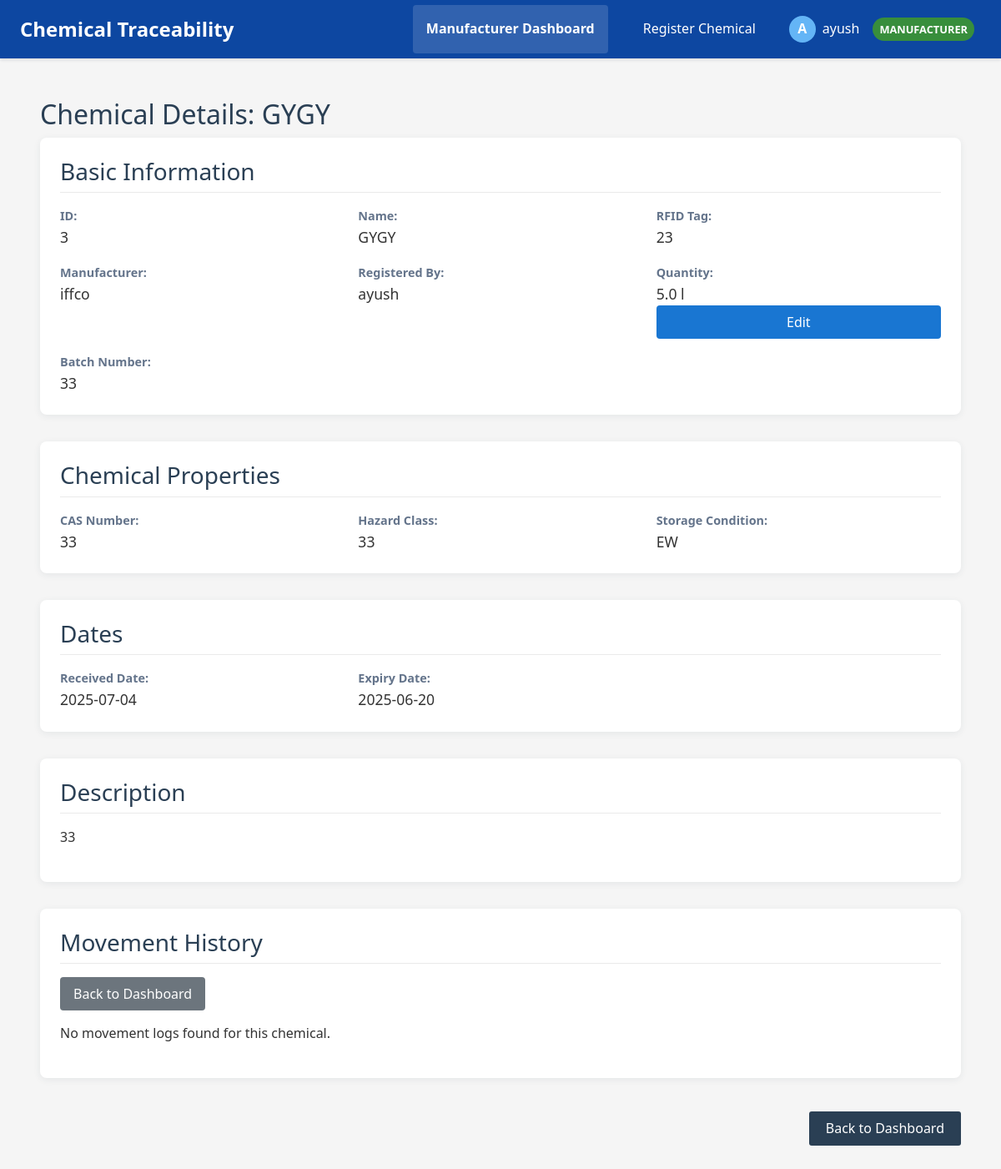
Page /chemical/3 (signed in) on the earlier database version.
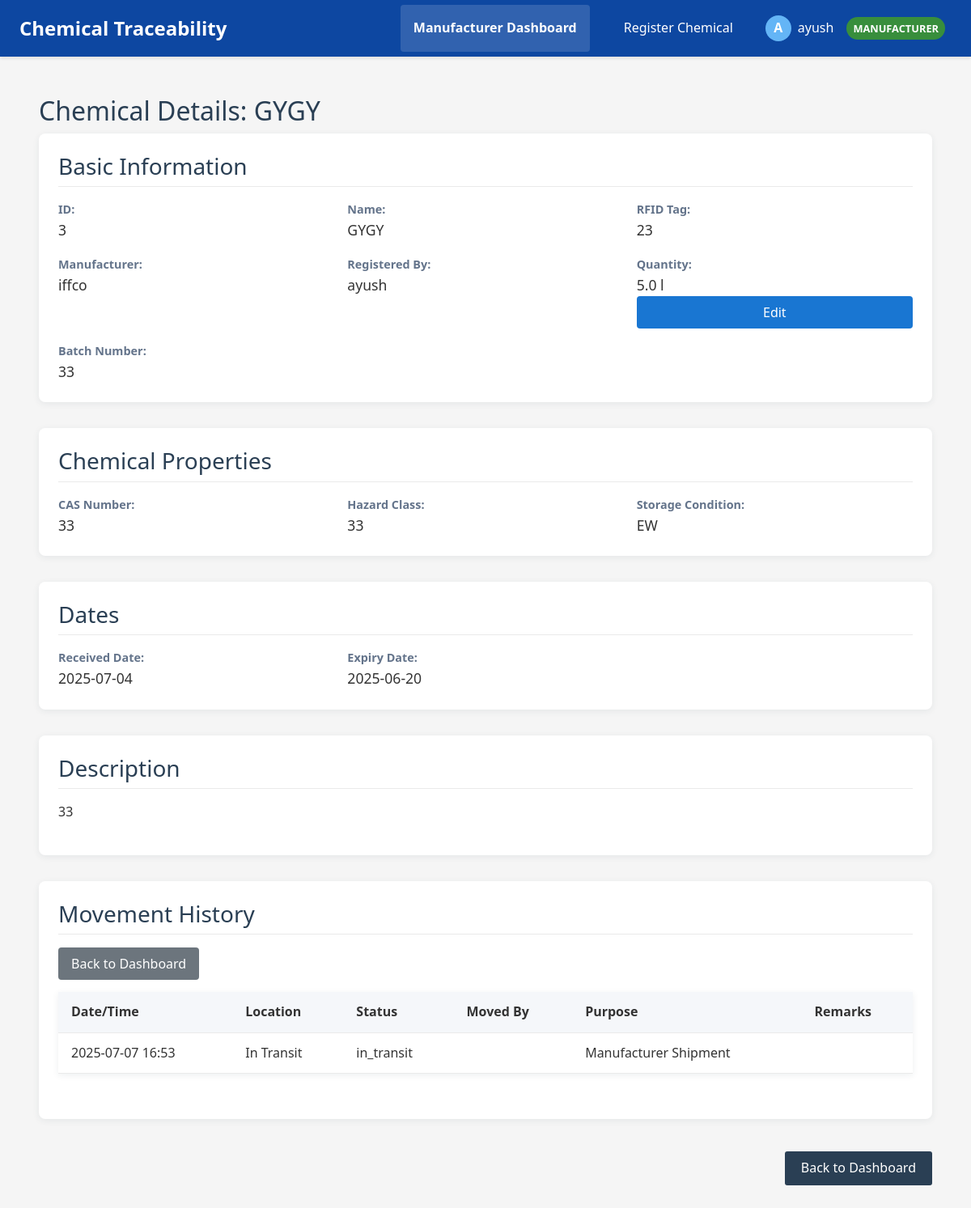
Same page on the later database version.
### app/models.py (models this page shows, shortened)
class MovementLog(db.Model):
    id = db.Column(db.Integer, primary_key=True)
    tag_id = db.Column(db.String(120), nullable=False)
    location = db.Column(db.String(120), nullable=False)
    timestamp = db.Column(db.DateTime, nullable=False)
    purpose = db.Column(db.String(200), nullable=True)
    status = db.Column(db.String(50), nullable=True)
    remarks = db.Column(db.Text, nullable=True)
    validation_status = db.Column(db.String(20), nullable=False, default='pending')  # Values: 'verified', 'suspicious', 'pending'
    blockchain_recorded = db.Column(db.Boolean, default=False)  # Track if this was recorded on the blockchain
    source_location = db.Column(db.String(120), nullable=True)  # Where the chemical was moved from
    quantity_moved = db.Column(db.Float, nullable=True)  # How much was moved (if partial)
    rfid_device_id = db.Column(db.Integer, db.ForeignKey('rfid_device.id'), nullable=True)  # If logged via hardware
    moved_by_user_id = db.Column(db.Integer, db.ForeignKey('user.id'), nullable=False)
    source_org_id = db.Column(db.Integer, db.ForeignKey('organization.id'), nullable=False)
    destination_org_id = db.Column(db.Integer, db.ForeignKey('organization.id'), nullable=False)
    chemical_id = db.Column(db.Integer, db.ForeignKey('chemical.id'), nullable=False)
    moved_by_user = db.relationship('User', backref='movement_logs')
    source_org = db.relationship('Organization', foreign_keys=[source_org_id], backref='outgoing_movements')
    destination_org = db.relationship('Organization', foreign_keys=[destination_org_id], backref='incoming_movements')
    chemical = db.relationship('Chemical', backref='movement_logs')
    rfid_device = db.relationship('RFIDDevice', backref='movement_logs')

### app/routes/dashboard.py (the view)
@dashboard_bp.route('/chemical/<int:chemical_id>')
@login_required
def chemical_detail(chemical_id):
    chemical = Chemical.query.get_or_404(chemical_id)
    if not current_user.is_admin:
        if current_user.role == RoleType.MANUFACTURER:
            if chemical.manufacturer_org_id != current_user.organization_id:
                flash('You do not have permission to view this chemical.', 'danger')
                return redirect(url_for('dashboard_bp.dashboard'))
        elif current_user.role in [RoleType.DISTRIBUTOR, RoleType.CUSTOMER]:
            if chemical.current_custodian_org_id != current_user.organization_id:
                flash('You do not have permission to view this chemical.', 'danger')
                return redirect(url_for('dashboard_bp.dashboard'))
    movement_logs = MovementLog.query.filter_by(tag_id=chemical.rfid_tag).order_by(MovementLog.timestamp.desc()).all()
    anomalies = BlockchainAnomaly.query.filter_by(chemical_id=chemical.id).order_by(BlockchainAnomaly.detected_at.desc()).all()
    return render_template('chemical_detail.html',
                          chemical=chemical,
                          logs=movement_logs,
                          anomalies=anomalies)

### app/templates/chemical_detail.html (shortened to what the changed rows need)
{% extends "base.html" %}
{% block content %}
<div class="chemical-detail">
    <h2>Chemical Details: {{ chemical.name }}</h2>
    <div class="detail-section">
        <h3>Movement History</h3>
        <div class="detail-actions">
            <a href="{{ url_for('dashboard_bp.dashboard') }}" class="btn btn-secondary">Back to Dashboard</a>
        </div>
        {% if logs %}
        <table>
            <tr>
                <th>Date/Time</th>
                <th>Location</th>
                <th>Status</th>
                <th>Moved By</th>
                <th>Purpose</th>
                <th>Remarks</th>
            </tr>
            {% for log in logs %}
            <tr class="{{ 'suspicious-movement' if log.validation_status == 'suspicious' else '' }}">
                <td>{{ log.timestamp.strftime('%Y-%m-%d %H:%M') }}</td>
                <td>{{ log.location }}</td>
                <td>{{ log.status if log.status else '' }}</td>
                <td>{{ log.moved_by if log.moved_by else '' }}</td>
                <td>{{ log.purpose if log.purpose else '' }}</td>
                <td>{{ log.remarks if log.remarks else '' }}</td>
            </tr>
            {% endfor %}
        </table>
        {% else %}
        <p>No movement logs found for this chemical.</p>
        {% endif %}
    </div>
</div>
{% endblock %}

Differences in the rows shown:
added MovementLog: timestamp "2025-07-07 16:53", location "In Transit", status "in_transit", purpose "Manufacturer Shipment"
Other differences:
text no longer shown: "No movement logs found for this chemical."
text now shown: "Date/Time Location Status Moved By Purpose Remarks"
